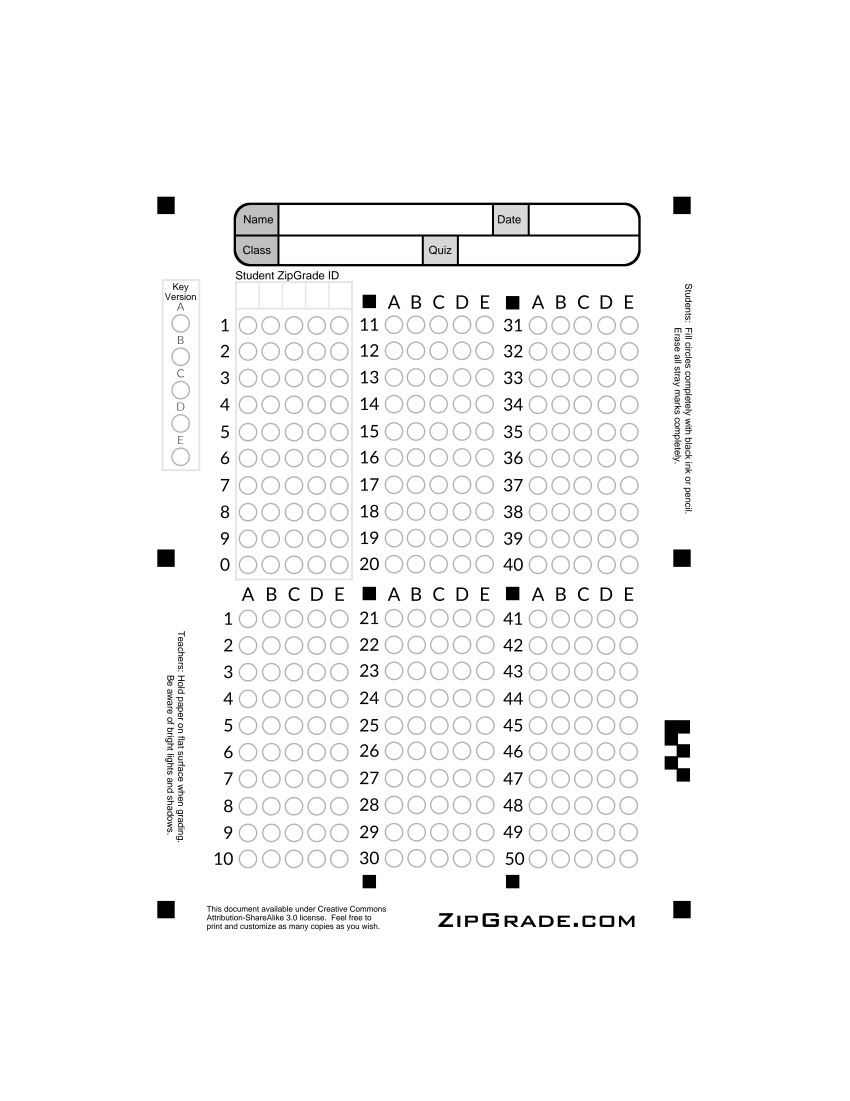
#> input picture omr_engine/ZipGrade50QuestionV2.png, 2550 x 3301 px (shown at 1/3 size)
$ python test_hough_filter.py
#> lines starting #> are read from the running program, lines starting #| are printed output that depends on the picture
import cv2
import numpy as np
import os

def main():
    template_path = "ZipGrade50QuestionV2.png"
    if not os.path.exists(template_path):
        print("Template not found.")
        return

    image = cv2.imread(template_path)
#> image is the input picture: shape (3301, 2550, 3); min 0, max 255, mean 248.3
    corners = [[497.0, 615.0], [2045.0, 615.0], [497.0, 2728.0], [2045.0, 2728.0]]

    src_pts = np.array(corners, dtype=np.float32)
    dst_pts = np.array([
        [50, 50],
        [800, 50],
        [50, 1050],
        [800, 1050]
    ], dtype=np.float32)

    M = cv2.getPerspectiveTransform(src_pts, dst_pts)
    warped = cv2.warpPerspective(image, M, (850, 1100))
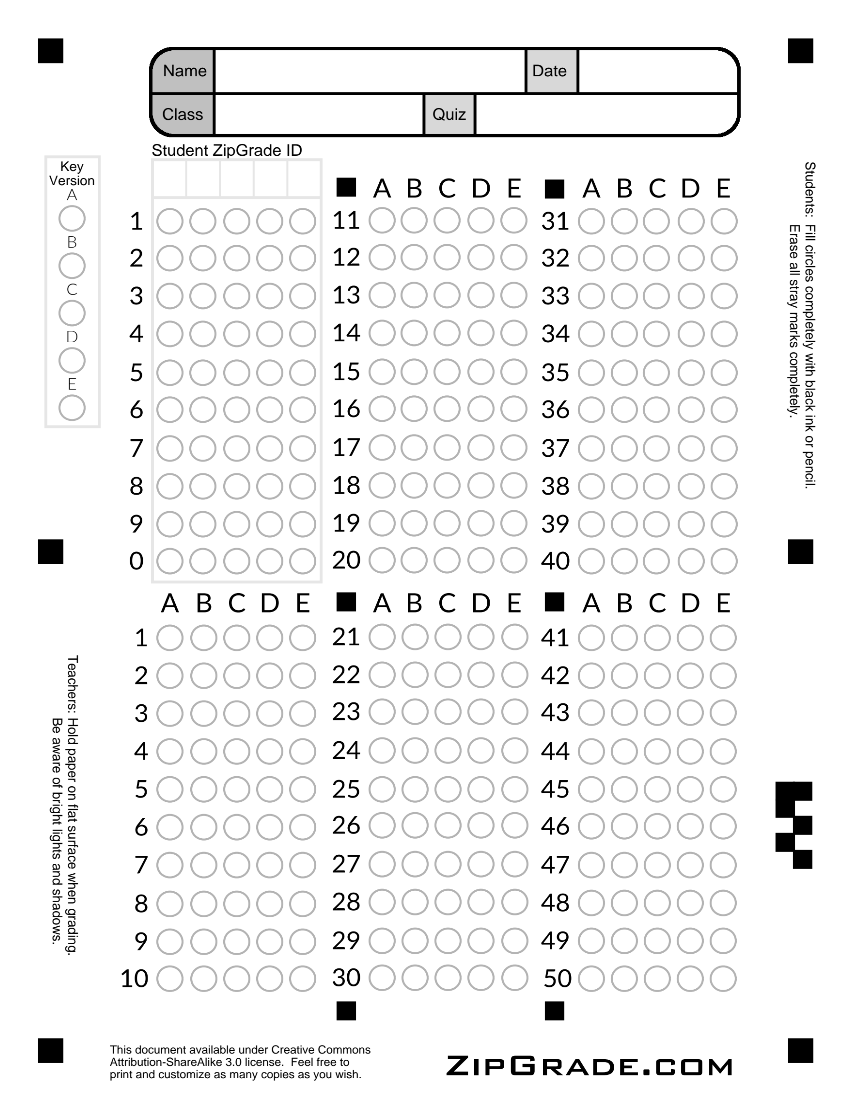
#> warped: shape (1100, 850, 3); min 0, max 255, mean 241.3

    gray = cv2.cvtColor(warped, cv2.COLOR_BGR2GRAY)
    blurred = cv2.medianBlur(gray, 5)
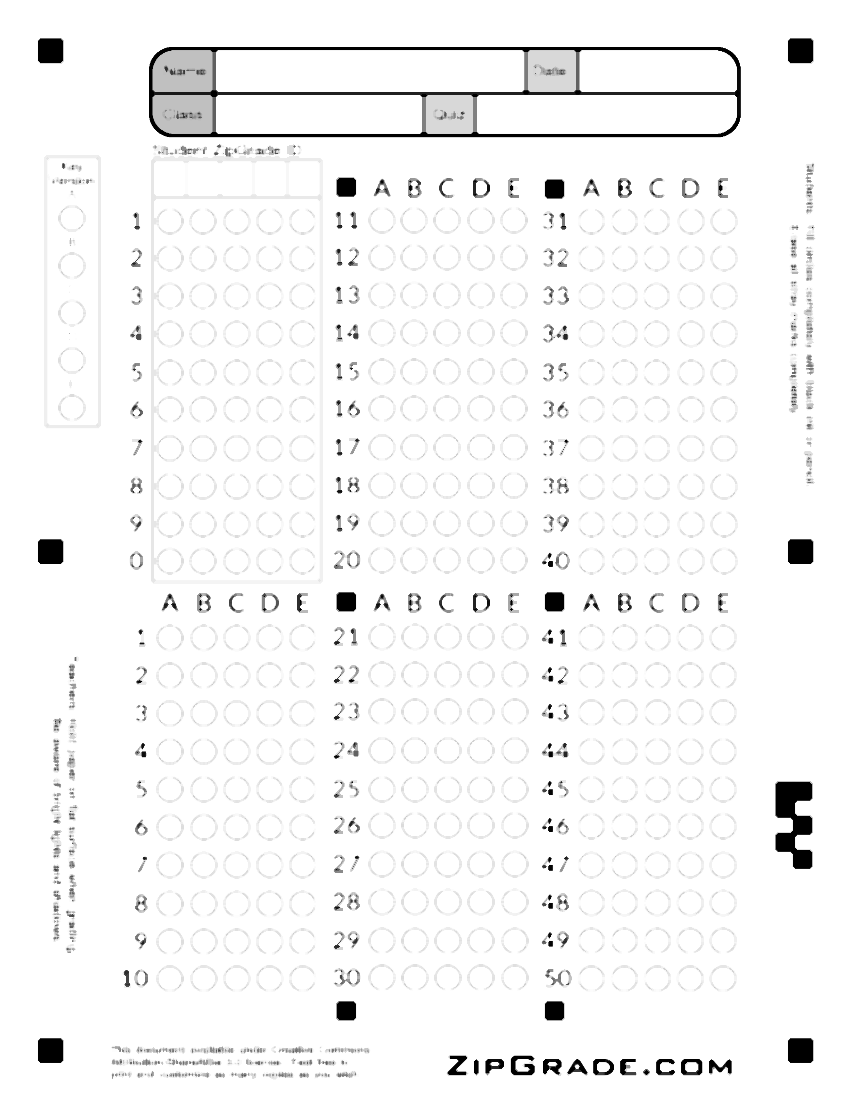
#> blurred: shape (1100, 850); min 0, max 255, mean 246.5

    circles = cv2.HoughCircles(
        blurred,
        cv2.HOUGH_GRADIENT,
        dp=1.0,
        minDist=16,
        param1=50,
        param2=12,
        minRadius=9,
        maxRadius=16
    )
#> circles = 325 rows, first 8: [203.5, 864.5, 13.7], [236.5, 295.5, 13.7], [169.5, 826.5, 13.7], [514.5, 863.5, 13.7], [202.5, 295.5, 13.7], [169.5, 713.5, 13.7], [513.5, 219.5, 13.7], [514.5, 711.5, 13.7]

    if circles is None:
        print("No circles found.")
        return

    circles = np.round(circles[0, :]).astype("int")
#> circles = 325 rows, first 8: [204, 864, 14], [236, 296, 14], [170, 826, 14], [514, 864, 14], [202, 296, 14], [170, 714, 14], [514, 220, 14], [514, 712, 14]

    # Let's count them in our regions
    # Adjust boundaries if needed based on actual bubble locations
    key_version_list = []
    student_id_list = []
    q_1_10_list = []
    q_11_20_list = []
    q_21_30_list = []
    q_31_40_list = []
    q_41_50_list = []

    # We will print out coordinates of circles that don't match any region as "ignored"
    ignored = []

    for cx, cy, r in circles:
        # Key version: x in [30, 95], y in [240, 480]
        # Wait, let's verify key version: does it have x between 30 and 110?
        if 30 <= cx <= 100 and 220 <= cy <= 460:
            key_version_list.append((cx, cy, r))
        # Left column top (Student ID): x in [150, 350], y in [200, 520]
        # Wait, let's check coordinates from previous list_all_candidates output:
        # M1: cx=382, cy=220. M0: cx=354, cy=220.
        # Wait! In the student ID grid:
        # There are 5 columns.
        # Let's look at the X values. The previous output showed:
        # `cx=368, 400, 433, 467, 500` at cy=206.
        # Wait! Is that student ID?
        # No! `cx=368, 400, 433, 467, 500` is the MIDDLE column top (Questions 11-20)!
        # Wait, where is the Student ID then?
        # The Student ID X coordinates:
        # Let's check lines 2-7 in previous list_all_candidates output:
        # `2: cx=346, cy=187`
        # `3: cx=414, cy=188`
        # `4: cx=481, cy=188`
        # `5: cx=625, cy=188`
        # `6: cx=691, cy=188`
        # `7: cx=555, cy=189`
        # Wait! What are these circles at cy=188?
        # Ah! Look at the X coordinates: 346, 414, 481, 555, 625, 691.
        # There are 6 circles.
        # Wait! On the template, what is at the top left under the header box?
        # Ah! The text "Student ZipGrade ID" is printed, and under it, there are 5 digit input boxes (empty square boxes) for students to write their ID digits!
        # And under the 5 digit input boxes, there is the grid of 10 rows of bubbles!
        # Wait, let's look at the columns:
        # In the template:
        # Left column top: Student ZipGrade ID (5 columns of 10 bubbles).
        # Wait, what are the X coordinates of these 5 columns?
        # Let's check:
        # In the previous output, we saw:
        # `cx=368, 400, 433, 467, 500` starting at `cy=206`.
        # Wait! If those are questions 11-20, what is at the left top?
        # Is it possible that the student ID columns are at `cx = 170, 202, 236, 270, 300`?
        # Let's check:
        # In `test_hough.py` output:
        # `1: cx=236, cy=296`
        # `2: cx=170, cy=826`
        # `4: cx=202, cy=296`
        # `5: cx=170, cy=714`
        # `8: cx=202, cy=560`
        # `13: cx=270, cy=864`
        # `15: cx=300, cy=788`
        # `16: cx=300, cy=864`
        # Yes! Look at the X coordinates: `170, 202, 236, 270, 300`!
        # These are exactly 5 columns separated by ~32-34 pixels:
        # Column 1: cx ≈ 170
        # Column 2: cx ≈ 202
        # Column 3: cx ≈ 236
        # Column 4: cx ≈ 270
        # Column 5: cx ≈ 302
        # Wow! This is extremely clear!
        # Let's check the X coordinates of the columns in the bottom left (Questions 1-10):
        # They also align with the student ID!
        # So Column 1 (Left) has X coordinates: `170, 202, 236, 270, 302`.
        # Let's check Column 2 (Middle):
        # We saw `cx = 368, 400, 433, 467, 500`. These are also 5 options separated by ~32-34 pixels!
        # Column 2 (Middle) has X coordinates: `368, 400, 433, 467, 500`.
        # Let's check Column 3 (Right):
        # We saw `cx = 577, 610, 642, 677, 710`. These are also 5 options separated by ~32-34 pixels!
        # Column 3 (Right) has X coordinates: `577, 610, 642, 677, 710`.
        # This is incredibly beautiful!
        # So:
        # - Key Version: X is around 136?
        #   Let's check in `test_hough.py` output:
        #   Is there a column at X around 136?
        #   Wait, in the output of `list_all_candidates.py` for `x < 150`, we saw:
        #   `L11: cx=136, cy=561`
        #   `L32: cx=141, cy=978`
        #   Wait! Let's check if the Key Version is at X ≈ 73?
        #   In `list_all_candidates.py` output:
        #   `L16: cx=73, cy=731, w=12, h=28` (Wait, this is not a bubble).
        #   Let's check if the Key Version is actually at X ≈ 136?
        #   Wait, why are there bubbles at `cx=136`?
        #   Ah, let's look at the vertical column on the left of Column 1 (Questions 1-10):
        #   Wait! To the left of Column 1 (bottom left) is the label section "1", "2", "3", ... "10".
        #   Wait, but what is to the left of the Student ID?
        #   To the left of Student ID is the "Key Version" box!
        #   Let's look at the Key Version box in the image:
        #   It is on the left side, aligned vertically with the student ID!
        #   So its Y coordinate range is the same as the Student ID (around 220 to 520)!
        #   And its X coordinate: since the Student ID starts at X=170, the Key Version should be to the left of it, around X=136!
        #   Wait! If the Key Version is at X ≈ 136, why did we see:
        #   `L2: cx=136, cy=258`
        #   `L3: cx=136, cy=295`
        #   `L4: cx=136, cy=333`
        #   `L5: cx=136, cy=372`
        #   `L6: cx=136, cy=409`
        #   `L7: cx=137, cy=448`
        #   `L8: cx=136, cy=486`
        #   `L9: cx=136, cy=524`
        #   `L11: cx=136, cy=561`
        #   `L12: cx=142, cy=637`
        #   `L13: cx=141, cy=675`
        #   Wait! There are bubbles at `cx=136` all the way down to `cy=978`!
        #   Wait, what is at `cx=136`?
        #   Let's look at the ZipGrade sheet again:
        #   The labels for the questions (1, 2, 3... 10) and (21, 22... 30) are printed.
        #   Wait, does the first column of bubbles (Questions 1-10) have labels "1", "2", ... "10" on its left?
        #   Yes! The labels "1", "2", ... "10" are printed at X ≈ 136!
        #   And the bubbles for Questions 1-10 are at X = 170, 202, 236, 270, 302!
        #   So the contours at `cx=136` from `cy=560` to `cy=950` are the question number labels (digits 1 to 10)!
        #   And the contours at `cx=136` from `cy=220` to `cy=524` are the Key Version bubbles?
        #   Wait! In the Key Version section:
        #   Are the Key Version bubbles at X ≈ 136?
        #   Wait, if they are bubbles, their circularity would be high!
        #   But we saw that `cx=136` at `cy=220` to `cy=524` had circularity around 0.17 to 0.55!
        #   Why would Key Version bubbles have low circularity?
        #   Wait! Let's check the letters inside them. Under the Key Version, the letters are A, B, C, D, F.
        #   Let's check if the Key Version is actually at X ≈ 73?
        #   Wait! In the template image, is there a Key Version column on the far left?
        #   Let's check:
        #   `L15: cx=57, cy=726`
        #   `L19: cx=57, cy=782`
        #   Wait, no! The Key Version box is on the far left.
        #   Let's check its X coordinate:
        #   Let's write a script that draws all Hough Circles on the warped image and prints their X coordinates in the left-most region (x < 250).
        #   Let's see what Hough Circles finds at x < 250!

        if cx < 250 and 200 <= cy <= 550:
            ignored.append((cx, cy, r))
#> this loop made 325 passes
#> after the loop, ignored = 32 items, first 6: (236, 296, 14), (202, 296, 14), (170, 334, 13), (170, 408, 12), (238, 408, 13), (204, 222, 12); key_version_list = [(70, 312, 12), (72, 360, 13), (72, 266, 13), (72, 408, 13)]

    print("\nLeft top Hough Circles (x < 250, 200 <= y <= 550):")
    for i, c in enumerate(sorted(ignored, key=lambda x: (x[1], x[0]))):
        print(f"LT{i}: cx={c[0]}, cy={c[1]}, r={c[2]}")
#> this loop made 32 passes
#> c on passes 1 to 12: (72, 218, 13), (236, 220, 13), (170, 222, 12), (204, 222, 12), (236, 256, 12), (168, 258, 12), (200, 258, 12), (72, 266, 13), (170, 296, 12), (202, 296, 14), (236, 296, 14), (70, 312, 12)
#| LT0: cx=72, cy=218, r=13
#| LT1: cx=236, cy=220, r=13
#| LT2: cx=170, cy=222, r=12
#| LT3: cx=204, cy=222, r=12
#| LT4: cx=236, cy=256, r=12
#| LT5: cx=168, cy=258, r=12
#| LT6: cx=200, cy=258, r=12
#| LT7: cx=72, cy=266, r=13
#> (further printed lines are left out)

if __name__ == "__main__":
    main()

$ run again, with omr_engine/debug_all_hough.png copied over omr_engine/ZipGrade50QuestionV2.png
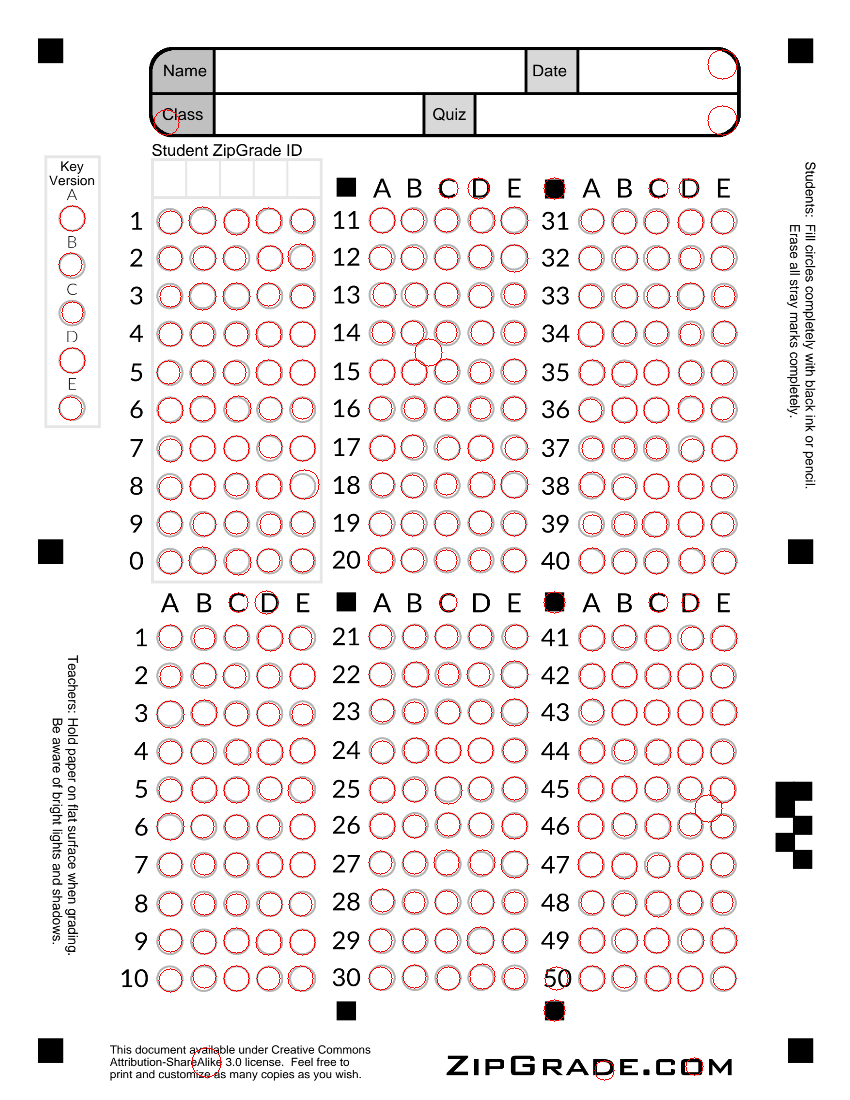
#> input picture omr_engine/debug_all_hough.png, 850 x 1100 px
#> in main, image is the input picture: shape (1100, 850, 3); mean B, G, R 236.4, 236.4, 242.3
#> in main, `warped = cv2.warpPerspective(image, M, (850, 1100))`:
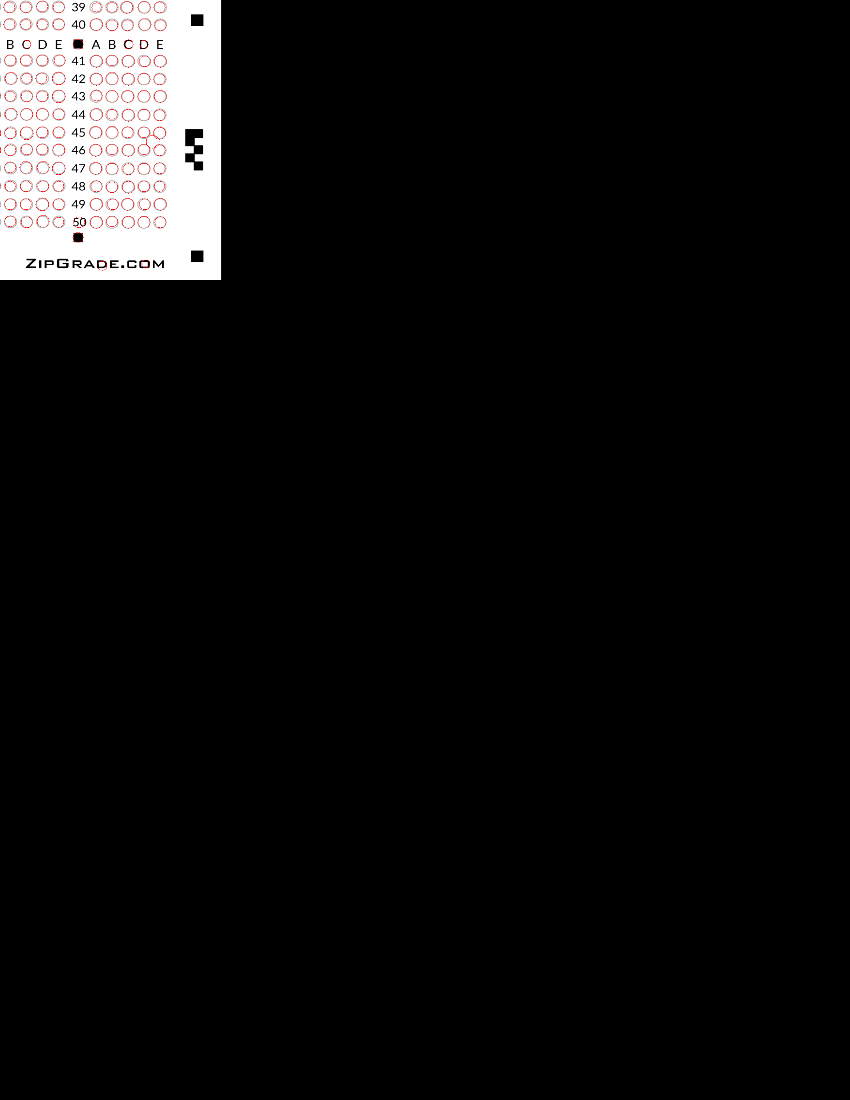
#> warped: shape (1100, 850, 3); mean B, G, R 15.6, 15.6, 16.1
#> circles = None
